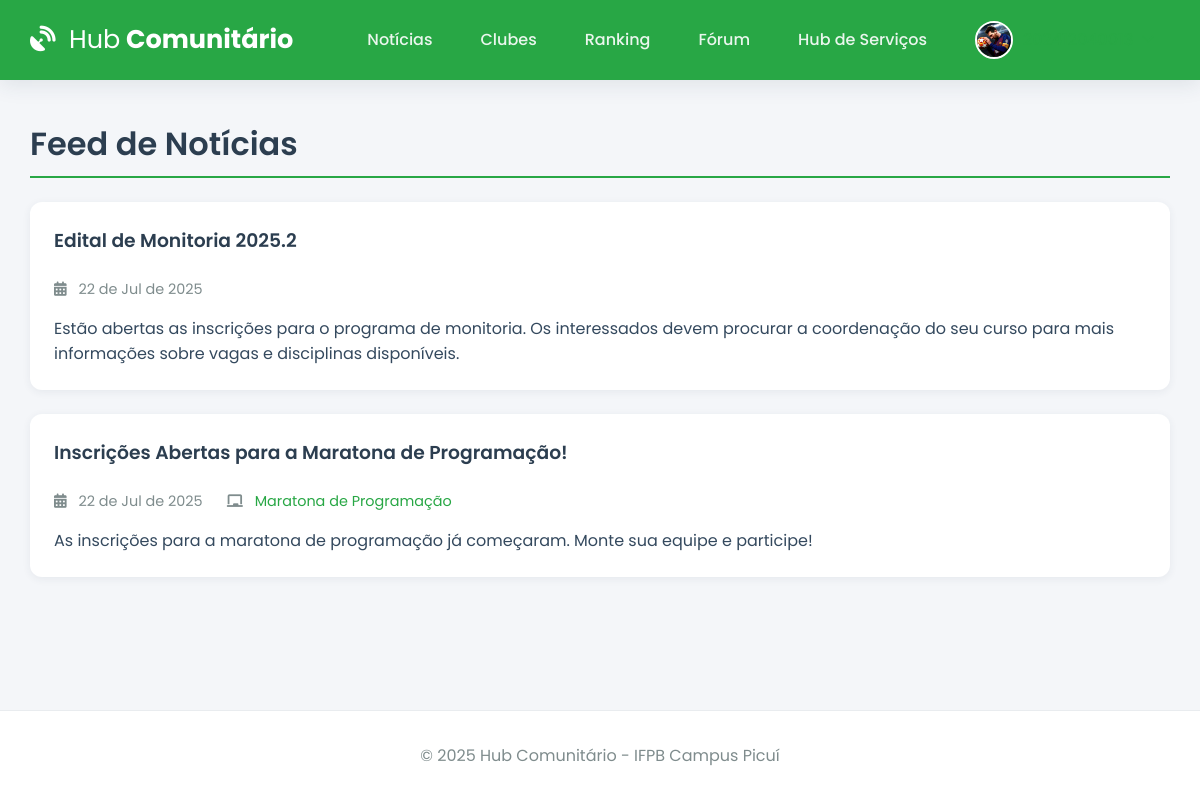
The page /noticias (signed in) on the database its author committed.
### app.py (models this page shows, shortened)
class User(db.Model):
    id = db.Column(db.Integer, primary_key=True)
    email = db.Column(db.String(120), unique=True, nullable=False)
    username = db.Column(db.String(12), unique=True, nullable=False)
    password_hash = db.Column(db.String(256), nullable=False)
    image_file = db.Column(db.String(100), nullable=False, default='default.jpg')
    eventos_inscritos = db.relationship('Evento', secondary=inscricao_evento_tabela, back_populates='alunos_inscritos', lazy='dynamic')
    clubes_membro = db.relationship('Clube', secondary=membros_clube_tabela, back_populates='membros', lazy='dynamic')
    topicos_criados = db.relationship('ForumTopico', backref='autor', lazy='dynamic', cascade="all, delete-orphan")
    posts_criados = db.relationship('ForumPost', backref='autor', lazy='dynamic', cascade="all, delete-orphan")

class Noticia(db.Model):
    id = db.Column(db.Integer, primary_key=True)
    titulo = db.Column(db.String(200), nullable=False)
    conteudo = db.Column(db.Text, nullable=False)
    data_publicacao = db.Column(db.DateTime, nullable=False, default=lambda: datetime.now(timezone.utc))
    evento_id = db.Column(db.Integer, db.ForeignKey('evento.id'), nullable=True)

class Evento(db.Model):
    id = db.Column(db.Integer, primary_key=True)
    titulo = db.Column(db.String(200), nullable=False)
    descricao = db.Column(db.Text, nullable=False)
    vagas = db.Column(db.Integer, nullable=False)
    data_evento = db.Column(db.DateTime, nullable=False, default=lambda: datetime.now(timezone.utc))
    clube_id = db.Column(db.Integer, db.ForeignKey('clube.id'), nullable=False)
    alunos_inscritos = db.relationship('User', secondary=inscricao_evento_tabela, back_populates='eventos_inscritos', lazy='dynamic')
    noticias = db.relationship('Noticia', backref='evento', lazy='dynamic', cascade="all, delete-orphan")

### app.py (the view)
@app.route('/noticias')
@login_required
def noticias():
    todas_noticias = Noticia.query.order_by(Noticia.data_publicacao.desc()).all()
    return render_template('noticias.html', noticias=todas_noticias)

### app.py (called while the page is built)
@app.before_request
def load_logged_in_user():
    user_id = session.get('user_id')
    g.user = User.query.get(user_id) if user_id else None
    if user_id and g.user is None:
        session.clear()

def login_required(f):
    @wraps(f)
    def decorated_function(*args, **kwargs):
        if g.user is None:
            flash('Você precisa fazer login para acessar esta página.', 'warning')
            return redirect(url_for('login'))
        return f(*args, **kwargs)
    return decorated_function

@app.context_processor
def inject_user_and_year():
    return dict(current_user_data=g.user, current_year=datetime.now(timezone.utc).year)

### templates/noticias.html (shortened to what this page needs)
{% extends 'base.html' %}
{% block content %}
    <h1 class="page-header">Feed de Notícias</h1>
    <div class="news-feed">
        {% for noticia in noticias %}
            <div class="card news-card">
                <div class="card-body">
                    <h3>{{ noticia.titulo }}</h3>
                    <div class="news-meta">
                        <span><i class="fas fa-calendar-alt"></i> {{ noticia.data_publicacao.strftime('%d de %b de %Y') }}</span>
                        {% if noticia.evento %}
                        <span><i class="fas fa-chalkboard"></i> <a href="{{ url_for('detalhe_evento', evento_id=noticia.evento.id) }}">{{ noticia.evento.titulo }}</a></span>
                        {% endif %}
                    </div>
                    <p>{{ noticia.conteudo }}</p>
                </div>
            </div>
        {% else %}
            <div class="card empty-state">
                <p>Nenhuma notícia publicada ainda. Volte em breve!</p>
            </div>
        {% endfor %}
    </div>
{% endblock %}

### templates/base.html (shortened to what this page needs)
<!DOCTYPE html>
<html lang="pt-br">
<head>
    <link rel="stylesheet" href="https://cdnjs.cloudflare.com/ajax/libs/font-awesome/6.5.2/css/all.min.css" />
    <link rel="stylesheet" href="{{ url_for('static', filename='css/style.css') }}">
</head>
<body>
    <header class="header">
        <div class="container">
            <nav class="navbar">
                <a class="navbar-brand" href="{{ url_for('noticias') if current_user_data else url_for('login') }}">
                    <i class="fas fa-satellite-dish"></i> <strong>Hub</strong> Comunitário
                </a>
                <div class="nav-links" id="nav-links">
                    {% if current_user_data %}
                        <a class="nav-item" href="{{ url_for('noticias') }}">Notícias</a>
                        <a class="nav-item" href="{{ url_for('clubes') }}">Clubes</a>
                        <a class="nav-item" href="{{ url_for('ranking') }}">Ranking</a>
                        <a class="nav-item" href="{{ url_for('forum') }}">Fórum</a>
                        <a class="nav-item" href="{{ url_for('hub_servicos') }}">Hub de Serviços</a>
                        <div class="nav-item user-menu">
                             <a class="user-menu-trigger" href="#">
                                 <img src="{{ url_for('static', filename='profile_pics/' + current_user_data.image_file) }}" class="nav-profile-image">
                                 <span>{{ current_user_data.username }}</span> <i class="fas fa-chevron-down dropdown-icon"></i>
                            </a>
                        </div>
                    {% else %}
                        <a href="{{ url_for('login') }}" class="nav-item">Entrar</a>
                        <a href="{{ url_for('register') }}" class="nav-item btn btn-outline">Registar</a>
                    {% endif %}
                </div>
            </nav>
        </div>
    </header>
    <main class="container">
        {% block content %}{% endblock %}
    </main>
    <footer class="footer">
        <p>&copy; {{ current_year }} Hub Comunitário - IFPB Campus Picuí</p>
    </footer>
</body>
</html>

### static/css/style.css (style rules this page uses)
:root { --ifpb-green: #28a745; --ifpb-green-dark: #218838; --dark-blue: #2c3e50; --light-gray: #ecf0f1; --medium-gray: #bdc3c7; --text-color: #34495e; --light-text: #7f8c8d; --background-color: #f4f6f9; --surface-color: #ffffff; --border-color: #e9ecef; --font-family-base: 'Poppins', sans-serif; --shadow-sm: 0 2px 8px rgba(44, 62, 80, 0.07); --shadow-md: 0 5px 20px rgba(44, 62, 80, 0.1); --border-radius: 12px; }
* { box-sizing: border-box; margin: 0; padding: 0; }
html { height: 100%; }
body { font-family: var(--font-family-base); background-color: var(--background-color); color: var(--text-color); display: flex; flex-direction: column; min-height: 100%; }
.container { width: 95%; max-width: 1200px; margin: 0 auto; }
main.container { flex-grow: 1; padding-top: 2.5rem; padding-bottom: 2.5rem; }
h1, h2, h3, h4 { font-weight: 600; color: var(--dark-blue); margin-bottom: 1.5rem; }
a { color: var(--ifpb-green); text-decoration: none; transition: color 0.2s; }
.header { background-color: var(--ifpb-green); padding: 0.8rem 0; box-shadow: var(--shadow-md); position: sticky; top: 0; z-index: 1000; }
.navbar { display: flex; justify-content: space-between; align-items: center; }
.navbar-brand { font-weight: 700; font-size: 1.6rem; color: var(--surface-color); }
.navbar-brand i { margin-right: 0.5rem; }
.navbar-brand strong { font-weight: 400; }
.nav-links { display: flex; align-items: center; gap: 1rem; }
.nav-item { color: rgba(255, 255, 255, 0.9); font-weight: 500; padding: 0.5rem 1rem; border-radius: var(--border-radius); transition: background-color 0.2s; }
.nav-profile-image { width: 38px; height: 38px; border-radius: 50%; margin-right: 10px; object-fit: cover; border: 2px solid var(--surface-color); }
.user-menu { position: relative; }
.user-menu-trigger { display: flex; align-items: center; cursor: pointer; }
.user-menu-trigger .dropdown-icon { font-size: 0.8em; margin-left: 0.5rem; transition: transform 0.2s; }
.card { background-color: var(--surface-color); border-radius: var(--border-radius); box-shadow: var(--shadow-sm); transition: all 0.3s ease-in-out; display: flex; flex-direction: column; height: 100%; }
.card .card-body { padding: 1.5rem; flex-grow: 1; }
.page-header { border-bottom: 2px solid var(--ifpb-green); padding-bottom: 0.5rem; }
.news-feed { display: grid; gap: 1.5rem; }
.news-card { box-shadow: var(--shadow-sm); }
.news-meta { display: flex; flex-wrap: wrap; gap: 1.5rem; font-size: 0.9rem; color: var(--light-text); margin-bottom: 1rem; }
.news-meta i { margin-right: 0.5rem; }
.footer { padding: 2rem 0; background-color: var(--surface-color); text-align: center; margin-top: auto; border-top: 1px solid var(--border-color); }
.footer p { margin: 0; color: var(--light-text); }

### rows shown on the page
User: image_file (picture)
Noticia: titulo "Edital de Monitoria 2025.2", data_publicacao "22 de Jul de 2025", conteudo "Estão abertas as inscrições para o programa de monitoria. Os interessados devem procurar a coordenação do seu curso para mais informações sobre vagas e disciplinas disponíveis."
Noticia: titulo "Inscrições Abertas para a Maratona de Programação!", data_publicacao "22 de Jul de 2025", evento.titulo "Maratona de Programação", conteudo "As inscrições para a maratona de programação já começaram. Monte sua equipe e participe!"
